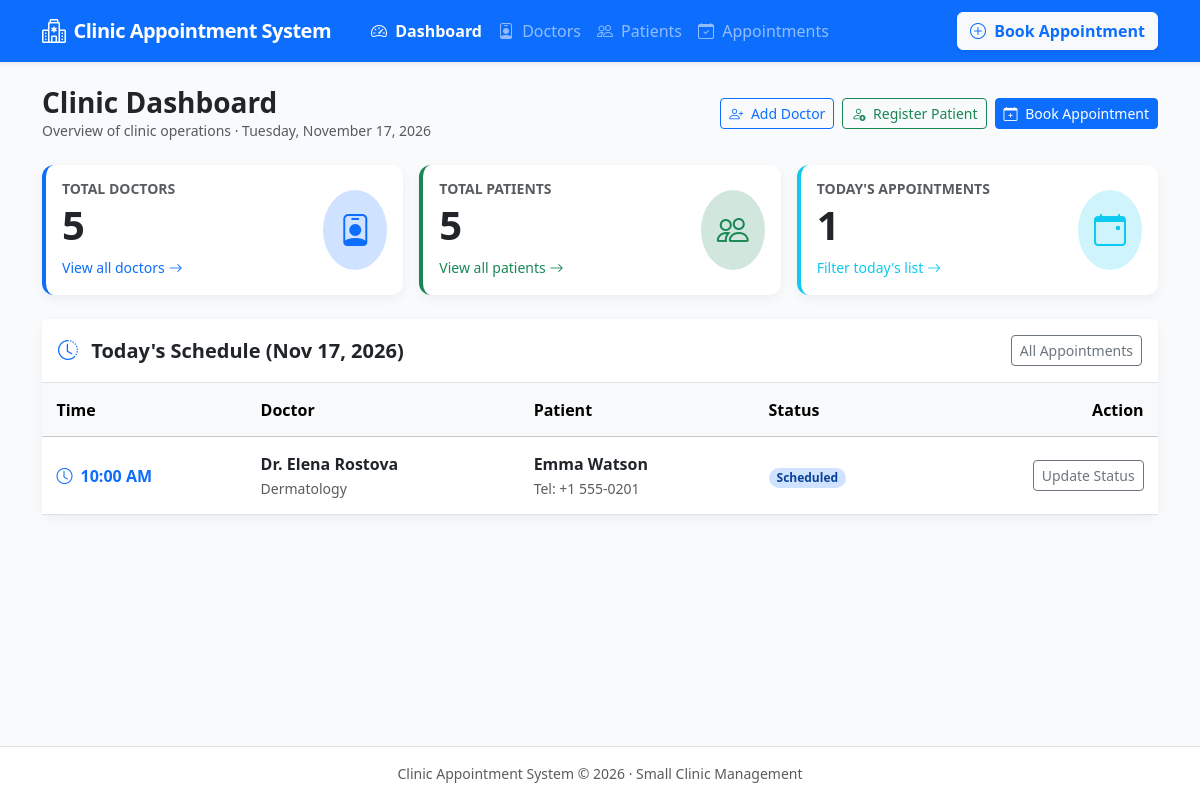
The page / on the database its author committed.
### clinic/models.py (models this page shows, shortened)
class Appointment(models.Model):
    STATUS_CHOICES = [
        ('Scheduled', 'Scheduled'),
        ('Completed', 'Completed'),
        ('Cancelled', 'Cancelled'),
    ]
    doctor = models.ForeignKey(Doctor, on_delete=models.CASCADE, related_name='appointments')
    patient = models.ForeignKey(Patient, on_delete=models.CASCADE, related_name='appointments')
    appointment_date = models.DateField()
    appointment_time = models.TimeField()
    status = models.CharField(max_length=20, choices=STATUS_CHOICES, default='Scheduled')
    created_at = models.DateTimeField(auto_now_add=True)
    class Meta:
        ordering = ['appointment_date', 'appointment_time']

class Doctor(models.Model):
    name = models.CharField(max_length=100)
    specialization = models.CharField(max_length=100)
    phone = models.CharField(max_length=20)
    email = models.EmailField(blank=True, null=True)
    class Meta:
        ordering = ['name']

class Patient(models.Model):
    GENDER_CHOICES = [
        ('Male', 'Male'),
        ('Female', 'Female'),
        ('Other', 'Other'),
    ]
    name = models.CharField(max_length=100)
    age = models.PositiveIntegerField()
    gender = models.CharField(max_length=10, choices=GENDER_CHOICES)
    phone = models.CharField(max_length=20)
    address = models.CharField(max_length=255, blank=True)
    class Meta:
        ordering = ['name']

### clinic/views.py (the view)
# urls.py: path('', views.dashboard_view, name='dashboard'),
def dashboard_view(request):
    today = timezone.localdate()
    total_doctors = Doctor.objects.count()
    total_patients = Patient.objects.count()
    today_appointments_count = Appointment.objects.filter(appointment_date=today).count()
    today_appointments = Appointment.objects.select_related('doctor', 'patient').filter(appointment_date=today).order_by('appointment_time')
    context = {
        'total_doctors': total_doctors,
        'total_patients': total_patients,
        'today_appointments_count': today_appointments_count,
        'today_appointments': today_appointments,
        'today': today,
    }
    return render(request, 'clinic/dashboard.html', context)

### clinic/templates/clinic/dashboard.html (shortened to what this page needs)
{% extends 'clinic/base.html' %}
{% block content %}
<div class="d-flex justify-content-between align-items-center mb-4 flex-wrap gap-2">
    <div>
        <h2 class="h3 fw-bold text-dark mb-0">Clinic Dashboard</h2>
        <p class="text-muted mb-0 small">Overview of clinic operations &middot; {{ today|date:"l, F d, Y" }}</p>
    </div>
    <div class="d-flex gap-2">
        <a href="{% url 'doctor_create' %}" class="btn btn-outline-primary btn-sm">
            <i class="bi bi-person-plus me-1"></i> Add Doctor
        </a>
        <a href="{% url 'patient_create' %}" class="btn btn-outline-success btn-sm">
            <i class="bi bi-person-add me-1"></i> Register Patient
        </a>
        <a href="{% url 'appointment_book' %}" class="btn btn-primary btn-sm">
            <i class="bi bi-calendar-plus me-1"></i> Book Appointment
        </a>
    </div>
</div>
<div class="row g-3 mb-4">
    <div class="col-12 col-md-4">
        <div class="card stat-card bg-white p-3 h-100 border-start border-primary border-4">
            <div class="d-flex align-items-center justify-content-between">
                <div>
                    <h6 class="text-uppercase text-muted fw-semibold small mb-1">Total Doctors</h6>
                    <h2 class="display-6 fw-bold text-dark mb-0">{{ total_doctors }}</h2>
                    <a href="{% url 'doctor_list' %}" class="text-decoration-none small text-primary mt-2 d-inline-block">
                        View all doctors <i class="bi bi-arrow-right"></i>
                    </a>
                </div>
                <div class="bg-primary-subtle text-primary p-3 rounded-circle">
                    <i class="bi bi-person-badge fs-2"></i>
                </div>
            </div>
        </div>
    </div>
    <div class="col-12 col-md-4">
        <div class="card stat-card bg-white p-3 h-100 border-start border-success border-4">
            <div class="d-flex align-items-center justify-content-between">
                <div>
                    <h6 class="text-uppercase text-muted fw-semibold small mb-1">Total Patients</h6>
                    <h2 class="display-6 fw-bold text-dark mb-0">{{ total_patients }}</h2>
                    <a href="{% url 'patient_list' %}" class="text-decoration-none small text-success mt-2 d-inline-block">
                        View all patients <i class="bi bi-arrow-right"></i>
                    </a>
                </div>
                <div class="bg-success-subtle text-success p-3 rounded-circle">
                    <i class="bi bi-people fs-2"></i>
                </div>
            </div>
        </div>
    </div>
    <div class="col-12 col-md-4">
        <div class="card stat-card bg-white p-3 h-100 border-start border-info border-4">
            <div class="d-flex align-items-center justify-content-between">
                <div>
                    <h6 class="text-uppercase text-muted fw-semibold small mb-1">Today's Appointments</h6>
                    <h2 class="display-6 fw-bold text-dark mb-0">{{ today_appointments_count }}</h2>
                    <a href="{% url 'appointment_list' %}?date={{ today|date:'Y-m-d' }}" class="text-decoration-none small text-info mt-2 d-inline-block">
                        Filter today's list <i class="bi bi-arrow-right"></i>
                    </a>
                </div>
                <div class="bg-info-subtle text-info p-3 rounded-circle">
                    <i class="bi bi-calendar-event fs-2"></i>
                </div>
            </div>
        </div>
    </div>
</div>
<div class="card main-card bg-white mb-4">
    <div class="card-header bg-white border-bottom py-3 d-flex justify-content-between align-items-center">
        <h5 class="card-title fw-bold text-dark mb-0">
            <i class="bi bi-clock-history text-primary me-2"></i> Today's Schedule ({{ today|date:"M d, Y" }})
        </h5>
        <a href="{% url 'appointment_list' %}" class="btn btn-outline-secondary btn-sm">
            All Appointments
        </a>
    </div>
    <div class="card-body p-0">
        {% if today_appointments %}
            <div class="table-responsive">
                <table class="table table-hover align-middle mb-0">
                    <thead class="table-light">
                        <tr>
                            <th>Time</th>
                            <th>Doctor</th>
                            <th>Patient</th>
                            <th>Status</th>
                            <th class="text-end">Action</th>
                        </tr>
                    </thead>
                    <tbody>
                        {% for appt in today_appointments %}
                            <tr>
                                <td class="fw-semibold text-primary">
                                    <i class="bi bi-clock me-1"></i> {{ appt.appointment_time|time:"g:i A" }}
                                </td>
                                <td>
                                    <span class="fw-semibold text-dark">Dr. {{ appt.doctor.name }}</span>
                                    <br><small class="text-muted">{{ appt.doctor.specialization }}</small>
                                </td>
                                <td>
                                    <span class="fw-semibold text-dark">{{ appt.patient.name }}</span>
                                    <br><small class="text-muted">Tel: {{ appt.patient.phone }}</small>
                                </td>
                                <td>
                                    <span class="badge badge-status-{{ appt.status }} px-2 py-1 rounded-pill">
                                        {{ appt.status }}
                                    </span>
                                </td>
                                <td class="text-end">
                                    <a href="{% url 'appointment_update_status' appt.pk %}" class="btn btn-sm btn-outline-secondary">
                                        Update Status
                                    </a>
                                </td>
                            </tr>
                        {% endfor %}
                    </tbody>
                </table>
            </div>
        {% endif %}
    </div>
</div>
{% endblock %}

### clinic/templates/clinic/base.html (style rules this page uses)
:root { --primary-color: #0d6efd; --secondary-color: #0dcaf0; --bg-light: #f8fafc; }
body { background-color: var(--bg-light); font-family: system-ui, -apple-system, "Segoe UI", Roboto, "Helvetica Neue", Arial, sans-serif; min-height: 100vh; display: flex; flex-direction: column; }
.stat-card { border: none; border-radius: 12px; box-shadow: 0 4px 12px rgba(0, 0, 0, 0.05); transition: transform 0.2s ease, box-shadow 0.2s ease; }
.main-card { border: none; border-radius: 12px; box-shadow: 0 4px 12px rgba(0, 0, 0, 0.05); }
.badge-status-Scheduled { background-color: #cfe2ff; color: #084298; }
.table > :not(caption) > * > * { padding: 0.9rem 0.9rem; vertical-align: middle; }

### rows shown on the page
Appointment: appointment_date "Nov 17, 2026", appointment_time "10:00 AM", doctor.name "Elena Rostova", doctor.specialization "Dermatology", patient.name "Emma Watson", patient.phone "+1 555-0201", status "Scheduled"

### other values the page prints
{{ today|date:"l, F d, Y" }} "Tuesday, November 17, 2026"
{{ total_doctors }} "5"
{{ total_patients }} "5"
{{ today_appointments_count }} "1"
